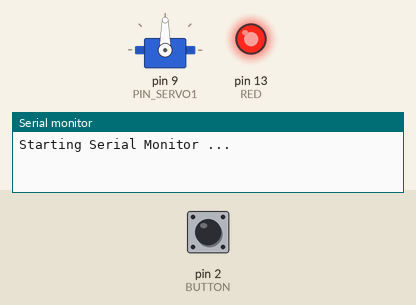
Simulated run of this program. Board: Arduino Mega 2560, built with avr-gcc and run on an emulated ATmega2560. Parts: servo, output pins drawn as LEDs (lit = HIGH), the last lines printed to the serial monitor. Dashed ring = blinking. The inputs (shaded band) are chosen by the test bench; at power-on: pin 2 (BUTTON) HIGH.

Above: at 1.2 s.
1.3 s: pin 2 (BUTTON) pulled LOW for 0.15 s
4.3 s: pin 2 (BUTTON) pulled LOW for 1 s
At 5.2 s:
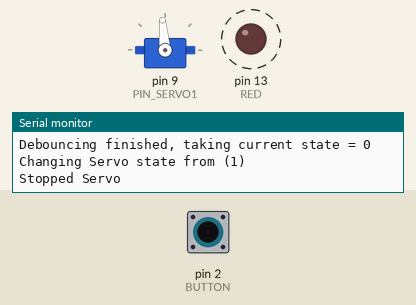
7.3 s: pin 2 (BUTTON) pulled LOW for 0.15 s
At 7.92 s:
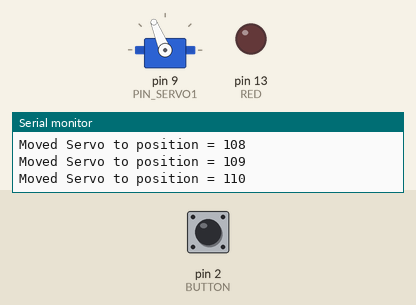
10.3 s: pin 2 (BUTTON) pulled LOW for 3.2 s
At 13.8 s:
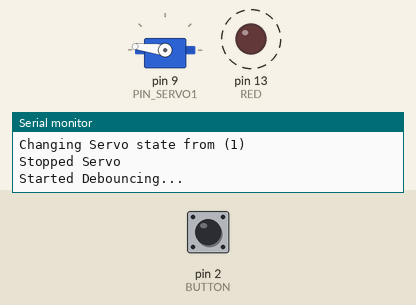
15.5 s: pin 2 (BUTTON) pulled LOW for 1 s
At 16.66 s:
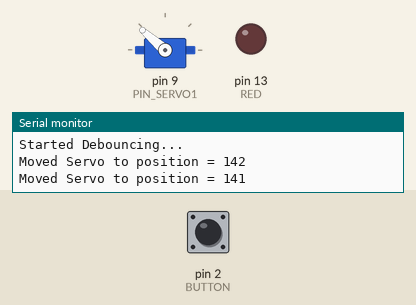
19.5 s: pin 2 (BUTTON) pulled LOW for 0.15 s
At 20.4 s:
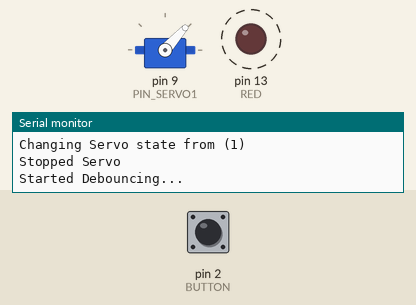
Timing chart, 0 to 23.6 s (numbered marks = the images above; inputs shaded):
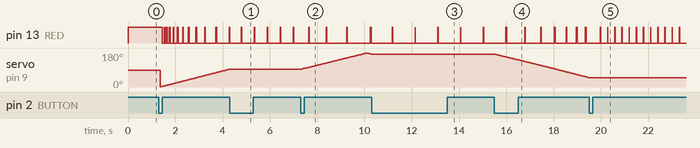

The program:

main.cpp
```cpp
// Learning Objective: Demonstrate multitasking capabilities with non-blocking functions
// (without using OOP paradigm)
// Move a servo motor back in forth while changing the hue of an RGB LED and
// waiting for a pushbutton press to stop motor movement
// LED should stay at the current color

#include <Arduino.h>
#include <Servo.h>

// Pins
const byte PIN_SERVO1 = 9; // 9 <- SIGNAL (byte [0, 255])
const int BUTTON = 2; // 2 <- Button (will be normal HIGH)
const int RED = 13;

// Variables
unsigned long tNow; // for each time through the loop

// LED
unsigned long tLedDelayRising = 5;
const int tLedDelayFalling = 10;
unsigned long tPreviousLed = 0;

// Servo Object and Variables
Servo thisServo;
boolean thisServoStarted = false; // state machine variable
int pos = 0; // store position
int delta_pos = 1; // {1, -1}
unsigned long tPreviousStep = 0;
unsigned long tDelay = 20; // instead of constant, it will be set by the motor position

// Button and Debouncing
unsigned long tDebounceStart; // to store time for debouncing algo
const int tDebounceDelay = 30;
boolean debouncing = false;
int buttonState = 0;
int buttonPreviousState = 1; // button is INPUT_PULLUP so normal is HIGH, active LOW

void setup() {
  pinMode(RED, OUTPUT);
  pinMode(BUTTON, INPUT_PULLUP);
  digitalWrite(BUTTON, HIGH); // to avoid ambiguity
  digitalWrite(RED, LOW);

  thisServo.attach(PIN_SERVO1);
  Serial.begin(9600);
  Serial.println("Starting Serial Monitor ...");
}

void updateLED() {
  // flash the LED at a speed relative to the motors position
  // this will demonstrate "loops within loops" for multitasking purposes
  // keep flashing if button is unpressed
  if (thisServoStarted) tLedDelayRising = map(pos, 0, 180, 50, 1000);

  if ((tNow - tPreviousLed >= tLedDelayRising)) {
    tPreviousLed = tNow;
    digitalWrite(RED, HIGH);

  } else if (tNow - tPreviousLed >= tLedDelayFalling) {
    digitalWrite(RED, LOW); // need to add a falling timer so that we can light up brighter on time offs
  }
}

// The beginning of the "state machine"
void servoStart() {
  // Set state
  thisServoStarted = true;
  Serial.println("Started Servo");
//  tPreviousStep = tNow; // #q do we need this? -> I think we do, otherwise it starts instantaneously and jitters
}

// Start the Servo Rotating - reverse directions when we get to the end;
void moveServoOneStep() {
// first check if we should actually move one step
// two conditions: 1) we are started and 2) the time condition has been met
  if (thisServoStarted && (tNow - tPreviousStep >= tDelay)) {
    pos += delta_pos; // increment the position to write new position
    thisServo.write(pos);
    Serial.print("Moved Servo to position = ");
    Serial.println(pos);

    if (pos == 180 || pos == 0) delta_pos = -delta_pos;
    // update timer
    tPreviousStep = tNow; // #q - or should we use `millis()` function again? s
  }
}

void servoStop() {
  thisServoStarted = false;
//  tPreviousStep = tNow;
  Serial.println("Stopped Servo");
}

void servoChangeState() {
  Serial.print("Changing Servo state from (");
  Serial.print(thisServoStarted);
  Serial.println(")");
  switch (thisServoStarted) {
    case false:
      servoStart();
      break;
    case true:
      servoStop();
      break;
  }
}

void checkButton() {
  buttonState = digitalRead(BUTTON); // INPUT_PULLUP
  if (buttonState != buttonPreviousState) {
    tDebounceStart = tNow; // #q again, should this be tNow or millis()
    buttonPreviousState = buttonState;
    debouncing = true;
    Serial.println("Started Debouncing...");
  }
  else if (debouncing && buttonState == 0 && (tNow - tDebounceStart >= tDebounceDelay)) {
    Serial.print("Debouncing finished, taking current state = ");
    Serial.println(buttonState);
    // stop or start the motor
    servoChangeState();
    // update the variables
    debouncing = false;
  }
}

// Loop
void loop() {
  tNow = millis();

  checkButton();
  moveServoOneStep();
  updateLED();
  }
```

Measured:
- after the input at 4.3 s, servo on pin 9 (PIN_SERVO1): goes on until 4.3 s, then stays 95°
- after the input at 7.3 s, servo on pin 9 (PIN_SERVO1): rises from 95° to 180° in 2.7 s, then falls to 174° in 0.19 s
- after the input at 10.3 s, servo on pin 9 (PIN_SERVO1): goes on until 10.3 s, then stays 173°
- after the input at 15.5 s, servo on pin 9 (PIN_SERVO1): moves from 173° to 49° over 3.9 s, starting after 0.06 s
- after the input at 19.5 s, servo on pin 9 (PIN_SERVO1): goes on until 19.6 s, then stays 48°
- by itself, pin 13 (RED): alternates HIGH for 0.01 s and LOW for 0.95 s
